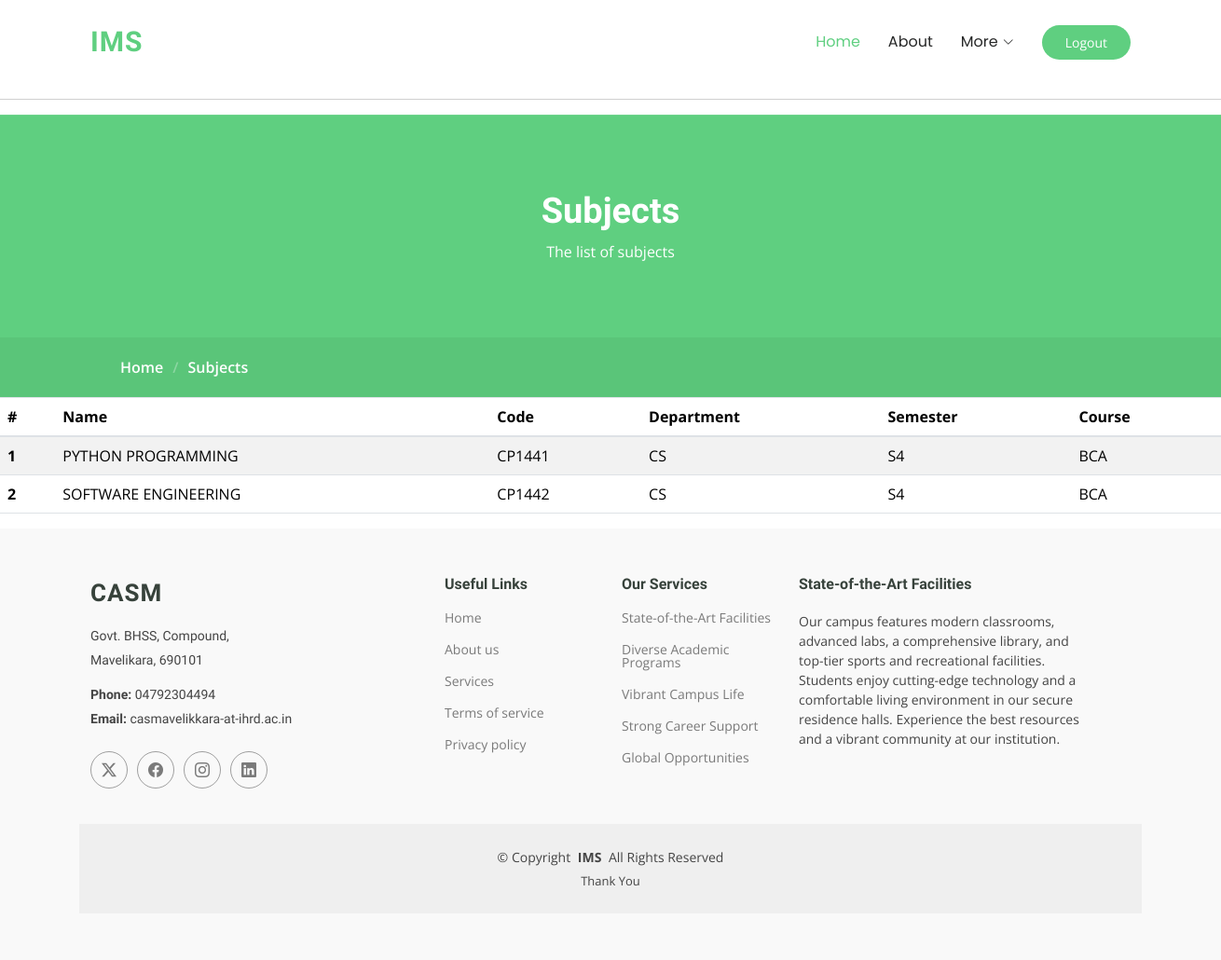
/view-subjects/ (signed in), run on the app's committed database.
### account/models.py (models this page shows, shortened)
class Subject(models.Model):
    DEPT_CHOICES = [
        ('CS', 'Computer Science'),
        ('CM', 'Commerce and Management'),
        ('EL', 'Electronics'),
    ]
    SEM_CHOICES = [
        ('S1', 'Semester 1'),
        ('S2', 'Semester 2'),
        ('S3', 'Semester 3'),
        ('S4', 'Semester 4'),
        ('S5', 'Semester 5'),
        ('S6', 'Semester 6'),
    ]
    COURSE_CHOICES = [
        ('BCA', 'Bachelor of Computer Application'),
        ('CS', 'B.Sc. Computer Science'),
        ('ELC', 'B.Sc. Electronics'),
        ('TAX', 'B.COM. Taxation'),
        ('FIN', 'B.COM. Finance'),
        ('BBA', ' Bachelor of Business Administration'),
    ]
    name = models.CharField(max_length=100)
    code = models.CharField(max_length=10, unique=True)
    department = models.CharField(max_length=2, choices=DEPT_CHOICES, default='CS')
    semester = models.CharField(max_length=2, choices=SEM_CHOICES, default='S4')
    course = models.CharField(max_length=3, choices=COURSE_CHOICES, default='BCA')

### account/views.py (the view)
# urls.py: path('view-subjects/', view_subjects, name='view_subjects'),
@login_required(login_url='login')
def view_subjects(request):
    subjects = Subject.objects.all()
    return render(request, 'sub_view.html', {'subjects': subjects})

### account/templates/sub_view.html (shortened to what this page needs)
<!DOCTYPE html>
{% load static %}
<html>
<head>
    <link rel="stylesheet" href="https://cdn.jsdelivr.net/npm/bootstrap@4.0.0/dist/css/bootstrap.min.css">
  <link href="{% static 'assets/vendor/bootstrap/css/bootstrap.min.css' %}" rel="stylesheet">
  <link href="{% static 'assets/vendor/bootstrap-icons/bootstrap-icons.css' %}" rel="stylesheet">
  <link href="{% static 'assets/vendor/aos/aos.css' %}" rel="stylesheet">
  <link href="{% static 'assets/vendor/glightbox/css/glightbox.min.css' %}" rel="stylesheet">
  <link href="{% static 'assets/vendor/swiper/swiper-bundle.min.css' %}" rel="stylesheet">
  <link href="{% static 'assets/css/main.css' %}" rel="stylesheet">
</head>
<body>
    <header id="header" class="header d-flex align-items-center sticky-top">
    <div class="container-fluid container-xl position-relative d-flex align-items-center">
      <a href="index.html" class="logo d-flex align-items-center me-auto">
        <h1 class="sitename">IMS</h1>
      </a>
      {% if request.user.is_superuser %}
      <nav id="navmenu" class="navmenu">
        <ul>
          <li><a href="{% url 'admin_home' %}" class="active">Home<br></a></li>
          <li><a href="{% url 'about' %}">About</a></li>
          <li class="dropdown"><a href="#"><span>More</span> <i class="bi bi-chevron-down toggle-dropdown"></i></a>
          </li>
        </ul>
      </nav>
          {% endif %}
      <a class="btn-getstarted" href="{% url 'logout' %}" >Logout</a>
    </div>
  </header>
<hr>
  <main class="main">
    <div class="page-title" data-aos="fade">
        <div class="heading">
          <div class="container">
            <div class="row d-flex justify-content-center text-center">
              <div class="col-lg-8">
                <h1>Subjects<br></h1>
                <p class="mb-0">The list of subjects</p>
              </div>
            </div>
          </div>
        </div>
        <nav class="breadcrumbs">
          <div class="container">
            <ol>
              <li><a href="{% url 'home' %}">Home</a></li>
              <li class="current">Subjects<br></li>
            </ol>
          </div>
        </nav>
      </div>
    <table class="table table-striped">
        <thead>
          <tr>
            <th scope="col">#</th>
            <th scope="col">Name</th>
            <th scope="col">Code</th>
            <th scope="col">Department</th>
            <th scope="col">Semester</th>
            <th scope="col">Course</th>
          </tr>
        </thead>
        <tbody>
            {% for subject in subjects %}
          <tr>
            <th scope="row">{{ subject.id }}</th>
            <td>{{ subject.name }}</td>
            <td>{{ subject.code }}</td>
            <td>{{ subject.department }}</td>
            <td>{{ subject.semester }}</td>
            <td>{{ subject.course }}</td>
          </tr>
          {% endfor %}
        </tbody>
      </table>
    </main>
<footer id="footer" class="footer position-relative">
  <div class="container footer-top">
    <div class="row gy-4">
      <div class="col-lg-4 col-md-6 footer-about">
        <a href="index.html" class="logo d-flex align-items-center">
          <span class="sitename">CASM</span>
        </a>
        <div class="footer-contact pt-3">
          <p>Govt. BHSS, Compound,</p>
          <p>Mavelikara, 690101</p>
          <p class="mt-3"><strong>Phone:</strong> <span>04792304494</span></p>
          <p><strong>Email:</strong> <span>casmavelikkara-at-ihrd.ac.in</span></p>
        </div>
        <div class="social-links d-flex mt-4">
          <a href=""><i class="bi bi-twitter-x"></i></a>
          <a href=""><i class="bi bi-facebook"></i></a>
          <a href=""><i class="bi bi-instagram"></i></a>
          <a href=""><i class="bi bi-linkedin"></i></a>
        </div>
      </div>
      <div class="col-lg-2 col-md-3 footer-links">
        <h4>Useful Links</h4>
        <ul>
          <li><a href="#">Home</a></li>
          <li><a href="#">About us</a></li>
          <li><a href="#">Services</a></li>
          <li><a href="#">Terms of service</a></li>
          <li><a href="#">Privacy policy</a></li>
        </ul>
      </div>
      <div class="col-lg-2 col-md-3 footer-links">
        <h4>Our Services</h4>
        <ul>
          <li><a href="#">State-of-the-Art Facilities</a></li>
          <li><a href="#">Diverse Academic Programs</a></li>
          <li><a href="#">Vibrant Campus Life</a></li>
          <li><a href="#">Strong Career Support</a></li>
          <li><a href="#">Global Opportunities</a></li>
        </ul>
      </div>
      <div class="col-lg-4 col-md-12 footer-newsletter">
          <h4>State-of-the-Art Facilities</h4>
          Our campus features modern classrooms,<br> advanced labs, a comprehensive library, and <br>top-tier sports and
          recreational facilities. <br>Students enjoy cutting-edge technology and a comfortable living environment in our
          secure residence halls. Experience the best resources <br>and a vibrant community at our institution.
      </div>
    </div>
  </div>
  <div class="container copyright text-center mt-4">
    <p>© <span>Copyright</span> <strong class="px-1 sitename">IMS</strong> <span>All Rights Reserved</span></p>
    <div class="credits">
      <p>Thank You</p>
    </div>
  </div>
</footer>
</body>
</html>

### data on the page
Subject: id "1", name "PYTHON PROGRAMMING", code "CP1441", department "CS", semester "S4", course "BCA"
Subject: id "2", name "SOFTWARE ENGINEERING", code "CP1442", department "CS", semester "S4", course "BCA"
